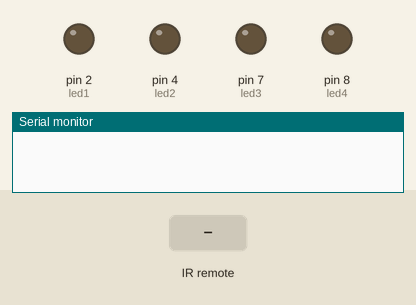
A sketch run on a simulated Arduino Uno, built with avr-gcc and run on an emulated ATmega328P. Shown: output pins drawn as LEDs (lit = HIGH), the last lines printed to the serial monitor. The inputs (shaded band) are chosen by the test bench.

Above: at 1.2 s.
1.3 s: infrared code 0x264C7D03 received
At 1.9 s:
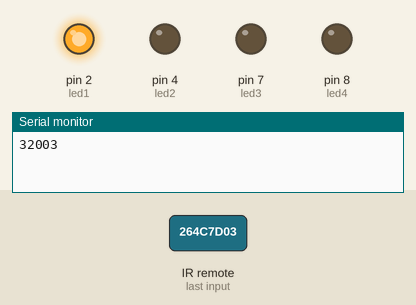
2.8 s: infrared code 0x2D607981 received
At 3.1 s:
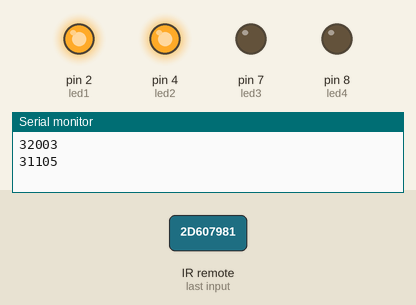
4.3 s: infrared code 0x87EAA93D received
At 5.4 s:
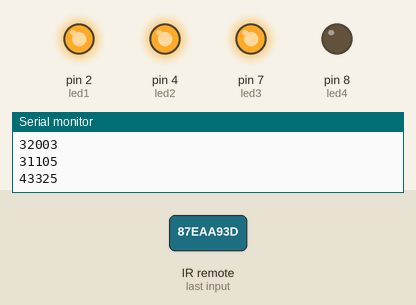
5.8 s: infrared code 0x264C7D03 received
At 6.5 s:
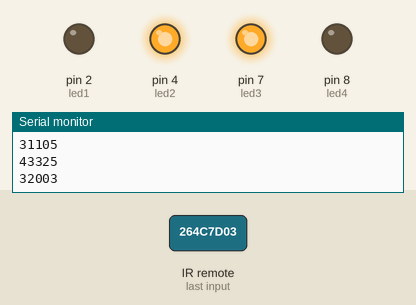
7.3 s: infrared code 0x92DA21E3 received
At 7.7 s:
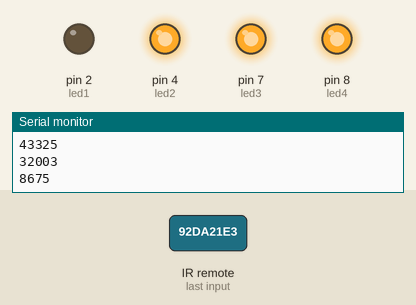
8.8 s: infrared code 0x2D607981 received
At 10.0 s:
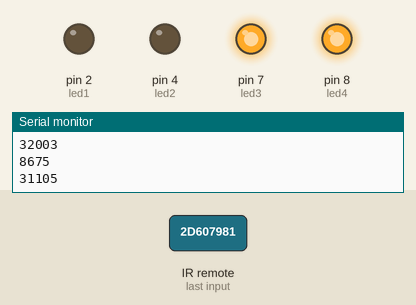
Timing chart, 0 to 11.3 s (numbered marks = the images above; inputs shaded):
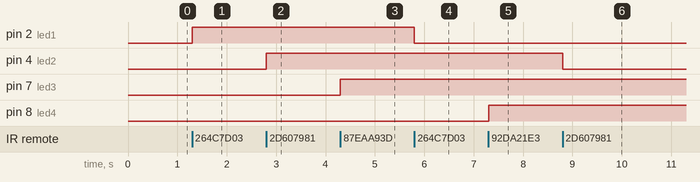

The sketch:

Irledcontroller.ino
```cpp
#include <IRremote.h>

int RECV_PIN = 11; // output pin of sensor
int led1 = 2;
int led2 = 4;
int led3 = 7;
int led4 = 8;
int itsONled[] = {0,0,0,0};
#define button1 642546947  // for  button no. 1
#define button2 761297281  // for button no. 2
#define button3 2280302909 // for button no. 3
#define button4 2463769059 //for button no.4

IRrecv irrecv(RECV_PIN);

decode_results results;

void setup()
{
Serial.begin(9600);
irrecv.enableIRIn();
pinMode(led1, OUTPUT);
pinMode(led2, OUTPUT);
pinMode(led3, OUTPUT);
pinMode(led4, OUTPUT);
}

void loop() {
if (irrecv.decode(&results)) {
unsigned int value = results.value;
switch(value) {
case button1:
if(itsONled[1] == 1) { // if first led is on then
digitalWrite(led1, LOW); // turn it off when button is pressed
itsONled[1] = 0; // and set its state as off
} else { // else if first led is off
digitalWrite(led1, HIGH); // turn it on when the button is pressed
itsONled[1] = 1; // and set its state as on
}
break;
case button2:
if(itsONled[2] == 1) {
digitalWrite(led2, LOW);
itsONled[2] = 0;
} else {
digitalWrite(led2, HIGH);
itsONled[2] = 1;
}
break;
case button3:
if(itsONled[3] == 1) {
digitalWrite(led3, LOW);
itsONled[3] = 0;
} else {
digitalWrite(led3, HIGH);
itsONled[3] = 1;
}
break;
case button4:
if(itsONled[1] == 1) {
digitalWrite(led4, LOW);
itsONled[1] = 0;
} else {
digitalWrite(led4, HIGH);
itsONled[1] = 1;

}
break;
}

Serial.println(value);
irrecv.resume(); // Receive the next value
}
}
```

Measured:
- after the input at 1.3 s, pin 2 (led1): LOW → HIGH at once
- after the input at 2.8 s, pin 4 (led2): LOW → HIGH at once
- after the input at 4.3 s, pin 7 (led3): LOW → HIGH at once
- after the input at 5.8 s, pin 2 (led1): HIGH → LOW at once
- after the input at 7.3 s, pin 8 (led4): LOW → HIGH at once
- after the input at 8.8 s, pin 4 (led2): HIGH → LOW at once
